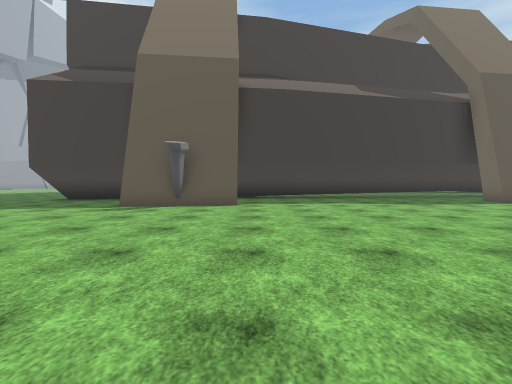
view 1 (above)

21 first-person views from a walk through a 3-D level made in the Unity game engine. The camera is 1.3 m above the floor, tilts 2° down and sees 90° across. The floor is counted in squares, 2 m on a side. Each view is taken from the middle of a square. On the plan, view 1 faces up. The plan holds only what a view shows up to about 9 squares ahead; the rest is blank. The place goes on beyond the plan. The player character is not drawn. Some animated figures are not drawn. Some surface patterns are stand-ins.

view 2
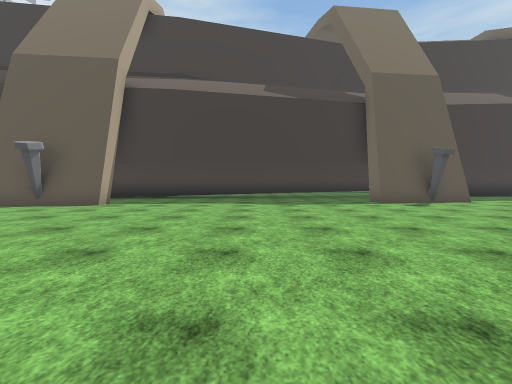

view 3
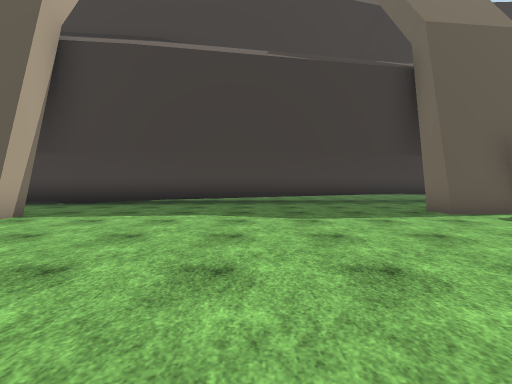

view 4
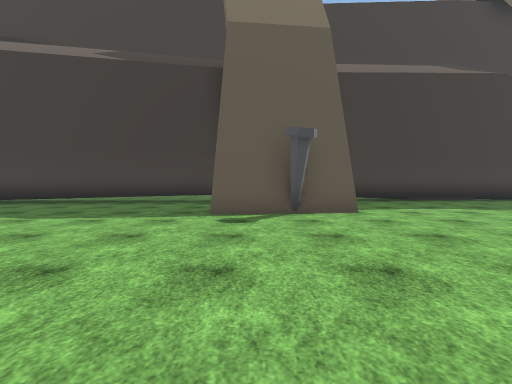

view 5
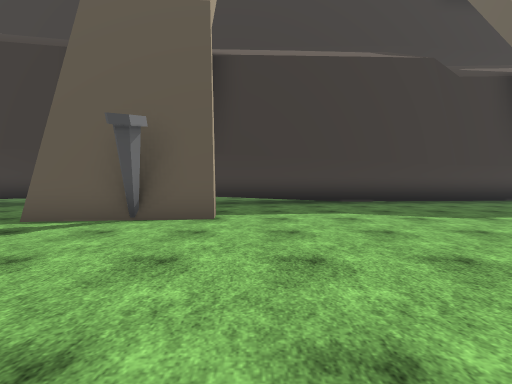

view 6
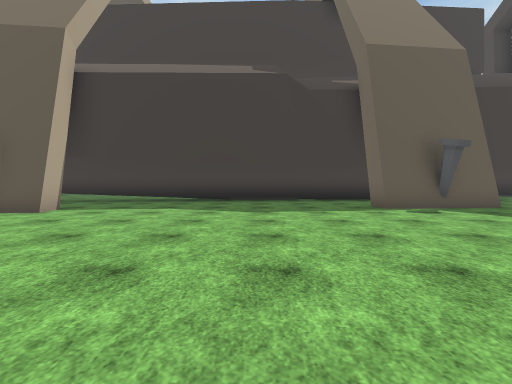

view 7
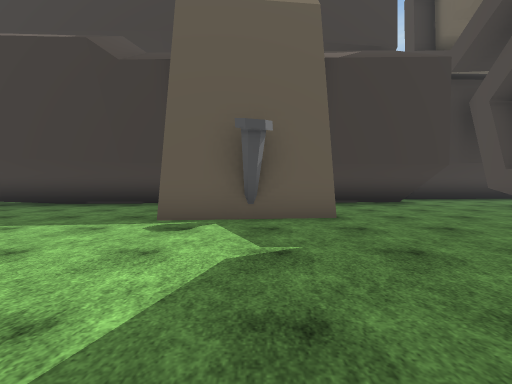

view 8
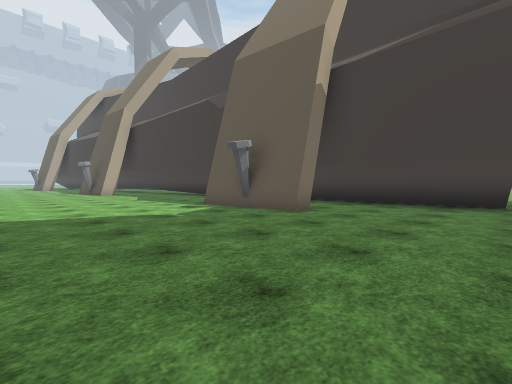

view 9
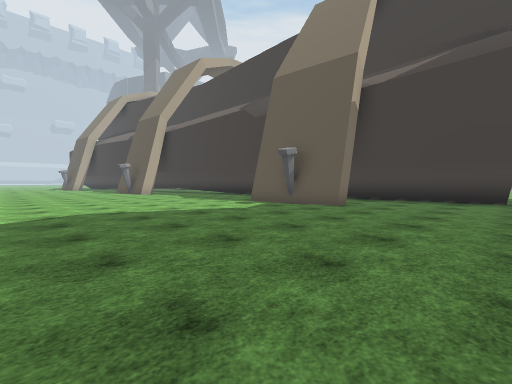

view 10
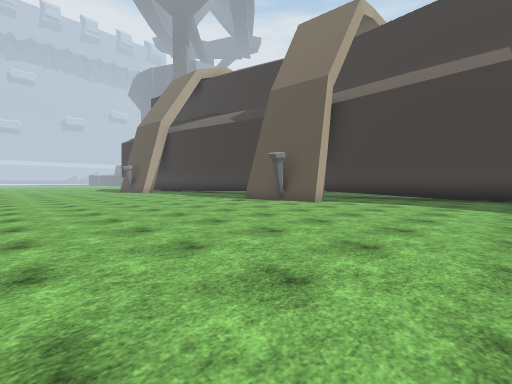

view 11
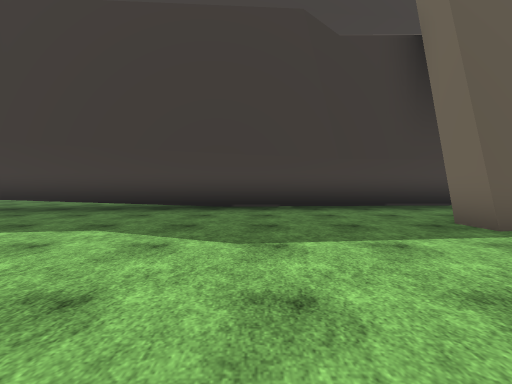

view 12
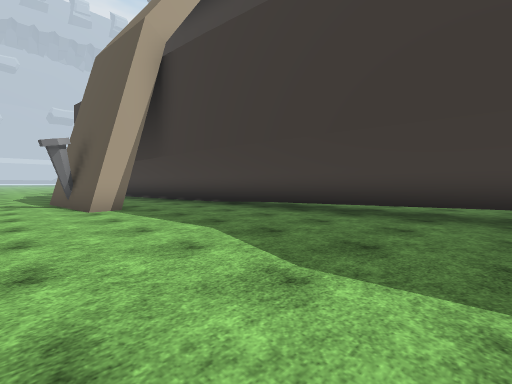

view 13
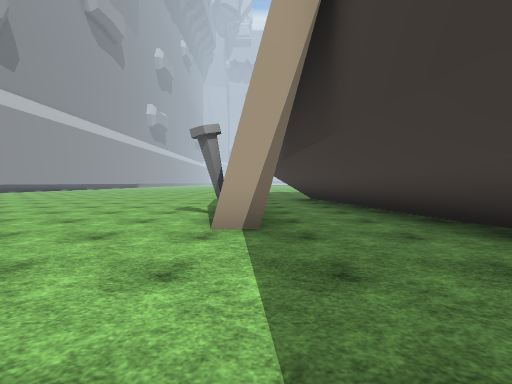

view 14
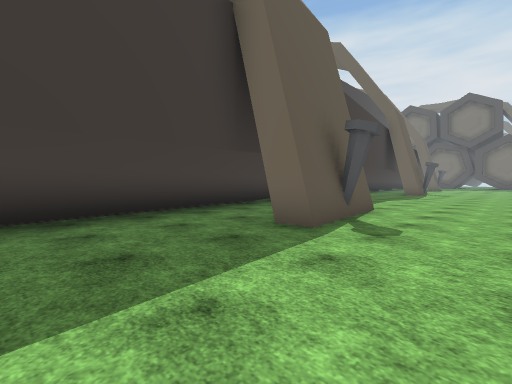

view 15
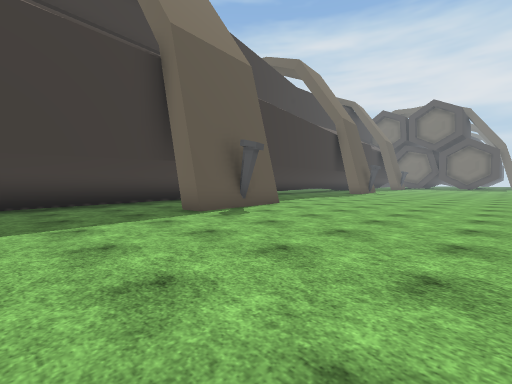

view 16
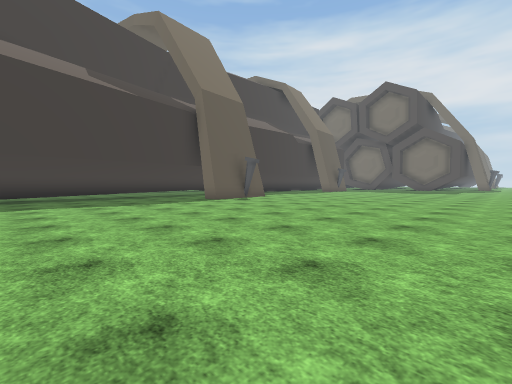

view 17
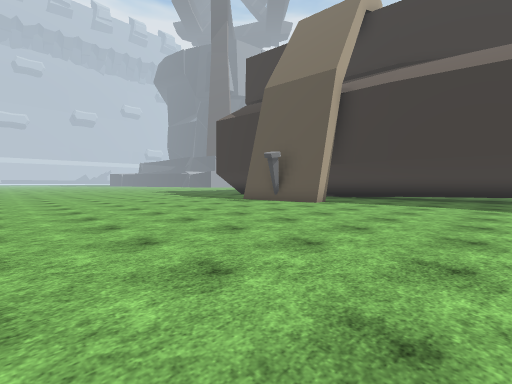

view 18
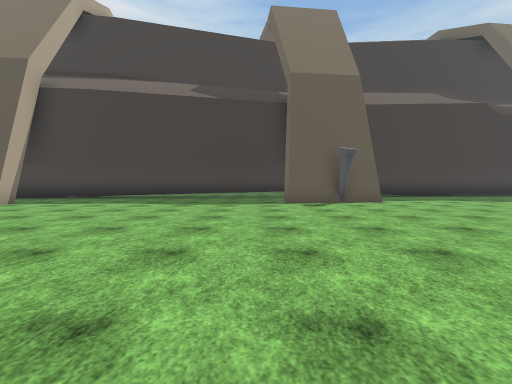

view 19
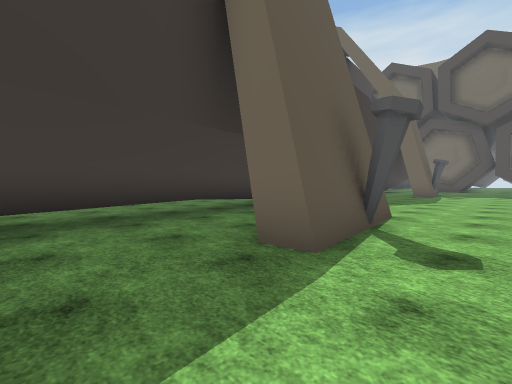

view 20
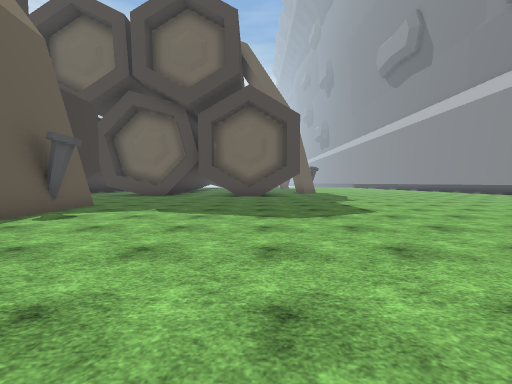

view 21
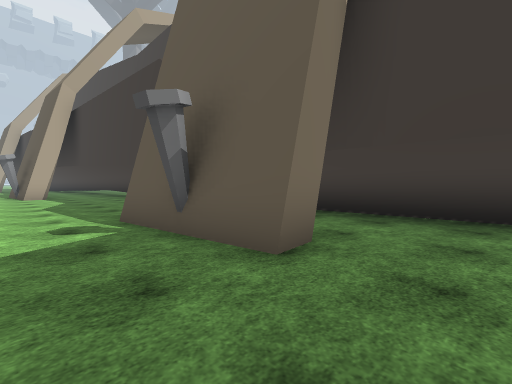

### Floor plan
Key: @ floor where view 1 was taken; # wall or solid block; x gap in a wall; . floor; ^ raised ledge; T thing the floor can be seen under or through.
Columns run from 7 left of view 1 to 26 right of it. Each row starts with its distance up from view 1.
 15                ...
 14            .......               ^
 13            ...        ###########x
 12            TTTTTTTTTT########.....
 11     #######TTTTT..................
 10 #######....................###....
  9 #..............####...............
  8 ...####...........................
  7 ..................................
  6 ..................................
  5 ..................................
  4 ..................................
  3 ..................................
  2 ........................ .......
  1 ........................  ......
  0 .......@..............     .....
 -1                             ....
 -2                              ...
 -3                               ..

Where each view was taken, in squares from view 1:
view 1: 0 up, 0 right, facing up
view 2: 0 up, 4 right, facing up
view 3: 3 up, 4 right, facing up
view 4: 3 up, 9 right, facing up
view 5: 4 up, 12 right, facing up
view 6: 3 up, 16 right, facing up
view 7: 5 up, 21 right, facing up
view 8: 5 up, 26 right, facing up-left
view 9: 3 up, 26 right, facing up-left
view 10: 1 up, 16 right, facing up-left
view 11: 6 up, 16 right, facing up
view 12: 6 up, 6 right, facing up-left
view 13: 8 up, 3 right, facing left
view 14: 5 up, 7 left, facing up-right
view 15: 2 up, 7 left, facing up-right
view 16: 0 up, 2 right, facing up-right
view 17: 0 up, 4 right, facing up-left
view 18: 0 up, 7 right, facing up
view 19: 7 up, 6 right, facing up-right
view 20: 5 up, 15 right, facing right
view 21: 8 up, 24 right, facing up-left
